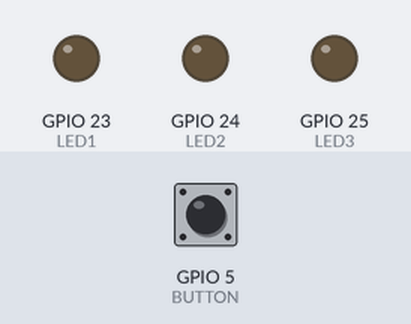
Simulated run of this program. Board: Raspberry Pi (BCM pin numbers). On the bench: output pins drawn as LEDs (lit = HIGH). The test bench sets the inputs (shaded band); at power-on: GPIO 5 (BUTTON) HIGH. The clock reads 2024-03-15 10:24:30 at power-on unless the program sets it; what the program prints to the terminal is not drawn.

Above: at 1.2 s.
1.3 s: GPIO 5 (BUTTON) pulled LOW for 0.15 s
At 2.5 s:
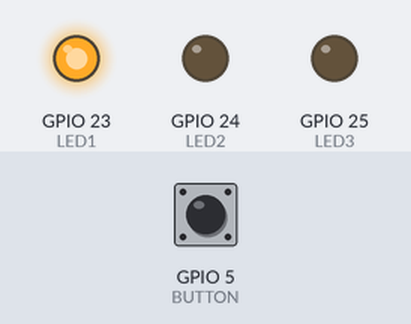
2.9 s: GPIO 5 (BUTTON) pulled LOW for 1 s
At 3.7 s:
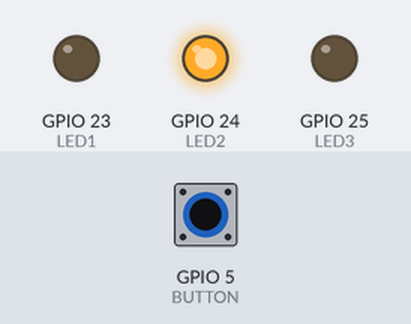
5.4 s: GPIO 5 (BUTTON) pulled LOW for 0.15 s
At 6.6 s:
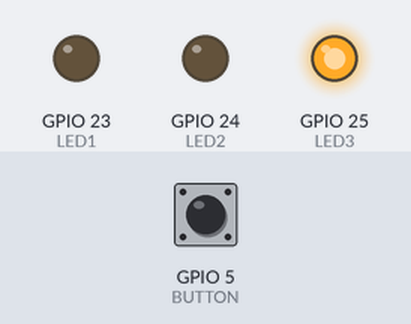
7.0 s: GPIO 5 (BUTTON) pulled LOW for 3.2 s
At 8.0 s:
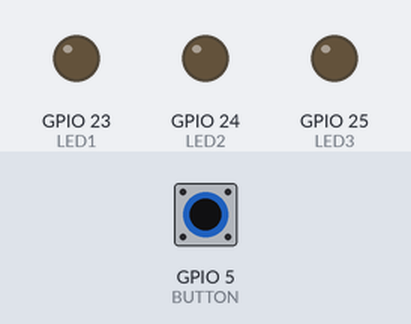
Timing chart, 0 to 10.0 s (numbered marks = the images above; inputs shaded):
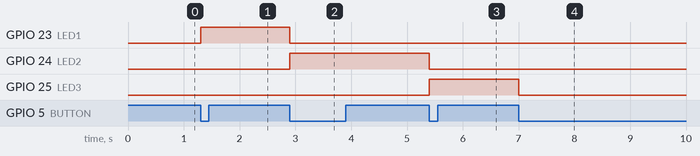

Measured:
- after the input at 1.3 s, GPIO 23 (LED1): LOW → HIGH at once
- after the input at 2.9 s, GPIO 23 (LED1): HIGH → LOW at once; GPIO 24 (LED2): LOW → HIGH at once
- after the input at 5.4 s, GPIO 24 (LED2): HIGH → LOW at once; GPIO 25 (LED3): LOW → HIGH at once
- after the input at 7.0 s, GPIO 25 (LED3): HIGH → LOW at once

The program:

kadai3-1.py
```python
# 2023/07/20
# スイッチを押すたびにLED緑→赤→黄（チャタリング対策）

import sys
import time
import datetime
import RPi.GPIO as GPIO


# ボタンは"GPIO5"に接続
BUTTON = 5
LED1 = 23 #緑
LED2 = 24 #赤
LED3 = 25 #黄色
FLG = 0

# 主処理
def main():

    try:
        # 操作対象のピンは「GPIOn」の"n"を指定する
        GPIO.setmode(GPIO.BCM)
        # BUTTONがつながるGPIOピンの動作は「入力」「プルアップあり」
        GPIO.setup(BUTTON, GPIO.IN, pull_up_down=GPIO.PUD_UP)

        # LEDピンの出力
        GPIO.setup(LED1, GPIO.OUT)
        GPIO.setup(LED2, GPIO.OUT)
        GPIO.setup(LED3, GPIO.OUT)

        # 立ち下がり（GPIO.FALLING）を検出する（プルアップなので通常時1／押下時0）
        GPIO.add_event_detect(BUTTON, GPIO.FALLING, bouncetime=200)
        # イベント発生時のコールバック関数を登録
        GPIO.add_event_callback(BUTTON, button_pressed)

        # 無限ループ
        while True:
            # 主処理は何もしない
            time.sleep(1)

    # キーボード割り込みを捕捉
    except KeyboardInterrupt:
        print("例外'KeyboardInterrupt'を捕捉")

    print("処理を終了します")

    # GPIOの設定をリセット
    GPIO.cleanup()

    return 0


# ボタンＡが押された時に呼び出されるコールバック関数
# gpio_no: イベントの原因となったGPIOピンの番号
def button_pressed(gpio_no):
    global FLG
    sw = GPIO.input(gpio_no)
    if sw == 0:
        if FLG == 0:
            GPIO.output(LED1, GPIO.HIGH)
            FLG = 1
        elif FLG == 1:
            GPIO.output(LED1, GPIO.LOW)
            GPIO.output(LED2, GPIO.HIGH)
            FLG = 2
        elif FLG == 2:
            GPIO.output(LED2, GPIO.LOW)
            GPIO.output(LED3, GPIO.HIGH)
            FLG = 3
        elif FLG == 3:
            GPIO.output(LED3, GPIO.LOW)
            FLG = 0
    # メッセージを表示
    print_message("ボタンが押されました")


# ターミナル上に「日付 時刻.マイクロ秒: メッセージ」を表示する関数
# message: 表示する「メッセージ」
def print_message(message):

    # 現在の日付時刻を取得して「年-月-日 時:分:秒.マイクロ秒」にフォーマット
    now = datetime.datetime.now()
    timestamp = now.strftime("%Y-%m-%d %H:%M:%S.%f")

    # 引数で送られたメッセージを表示
    print("{}: {}".format(timestamp, message))


if __name__ == "__main__":
    sys.exit(main())
```
